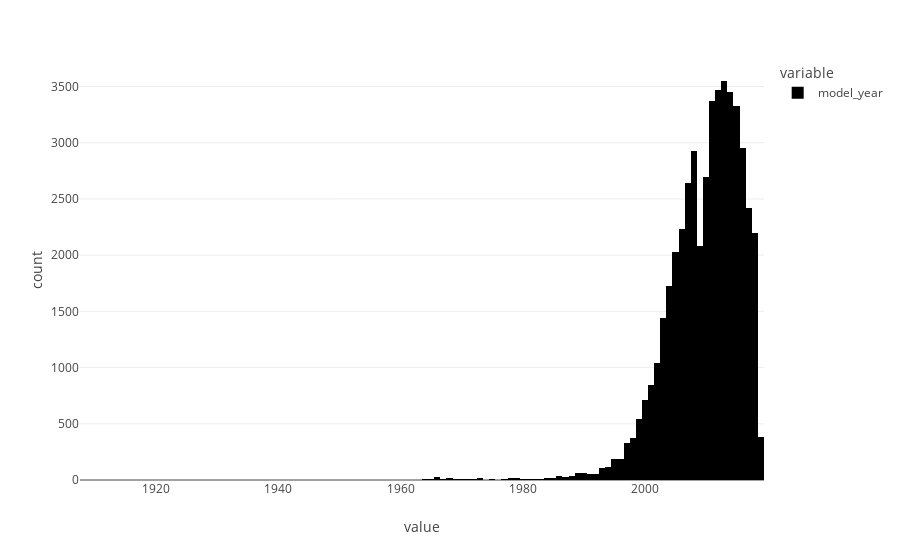

Here is the notebook cell this chart was saved with:
### Code cell
# Crear histograma

hist = px.histogram(df['model_year'])

hist.show()

### Figure 1 — Plotly figure (JSON) as saved in the notebook; plotly's stock layout.template omitted (floating-point values rounded to 4 significant figures; data arrays with more than 128 entries replaced by an {"elided": "..."} marker saying what was removed)
{"data": [{"alignmentgroup": "True", "bingroup": "x", "hovertemplate": "variable=model_year<br>value=%{x}<br>count=%{y}<extra></extra>", "legendgroup": "model_year", "marker": {"color": "#000001", "pattern": {"shape": ""}}, "name": "model_year", "offsetgroup": "model_year", "orientation": "v", "showlegend": true, "type": "histogram", "x": {"elided": "51525 int values"}, "xaxis": "x", "yaxis": "y"}], "layout": {"barmode": "relative", "legend": {"title": {"text": "variable"}, "tracegroupgap": 0}, "margin": {"t": 60}, "xaxis": {"anchor": "y", "domain": [0, 1], "title": {"text": "value"}}, "yaxis": {"anchor": "x", "domain": [0, 1], "title": {"text": "count"}}}}
